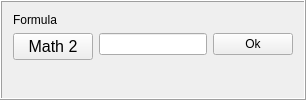
        <widget class="QFrame" name="frame_19">
         <property name="frameShape">
          <enum>QFrame::Box</enum>
         </property>
         <property name="frameShadow">
          <enum>QFrame::Raised</enum>
         </property>
         <layout class="QFormLayout" name="formLayout_2">
          <item row="2" column="0">
           <widget class="QPushButton" name="Math2Button">
            <property name="font">
             <font>
              <pointsize>12</pointsize>
              <weight>50</weight>
              <bold>false</bold>
             </font>
            </property>
            <property name="text">
             <string>Math 2</string>
            </property>
           </widget>
          </item>
          <item row="2" column="1">
           <layout class="QHBoxLayout" name="horizontalLayout_10">
            <item>
             <widget class="QLineEdit" name="lineEdit_2">
              <property name="toolTip">
               <string>Write a python style formula using math library (e.g.  math.exp(ChA**2+ChB**2)/ChC)</string>
              </property>
              <property name="statusTip">
               <string/>
              </property>
             </widget>
            </item>
            <item>
             <widget class="QPushButton" name="Math2OKButton">
              <property name="minimumSize">
               <size>
                <width>20</width>
                <height>20</height>
               </size>
              </property>
              <property name="text">
               <string>Ok</string>
              </property>
             </widget>
            </item>
           </layout>
          </item>
          <item row="1" column="0">
           <widget class="QLabel" name="label_28">
            <property name="text">
             <string>&lt;html&gt;&lt;head/&gt;&lt;body&gt;&lt;p&gt;Formula&lt;/p&gt;&lt;/body&gt;&lt;/html&gt;</string>
            </property>
           </widget>
          </item>
         </layout>
        </widget>
